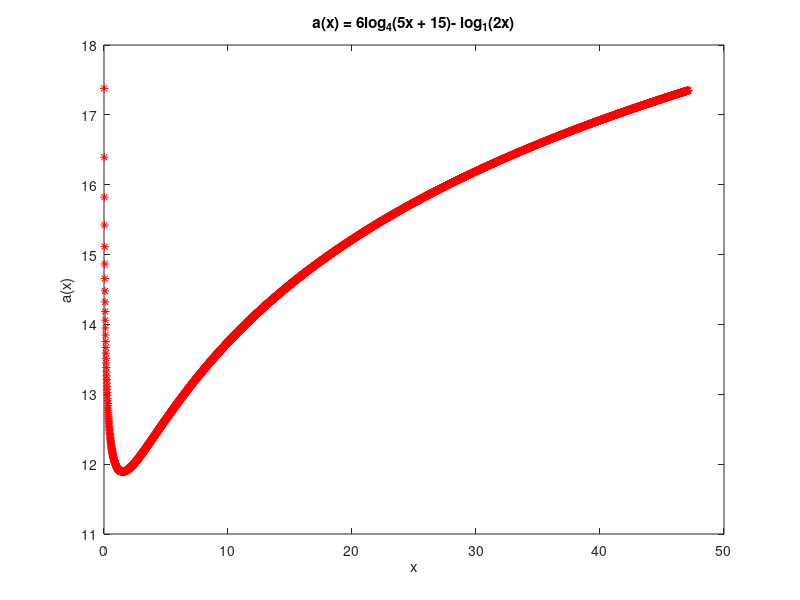
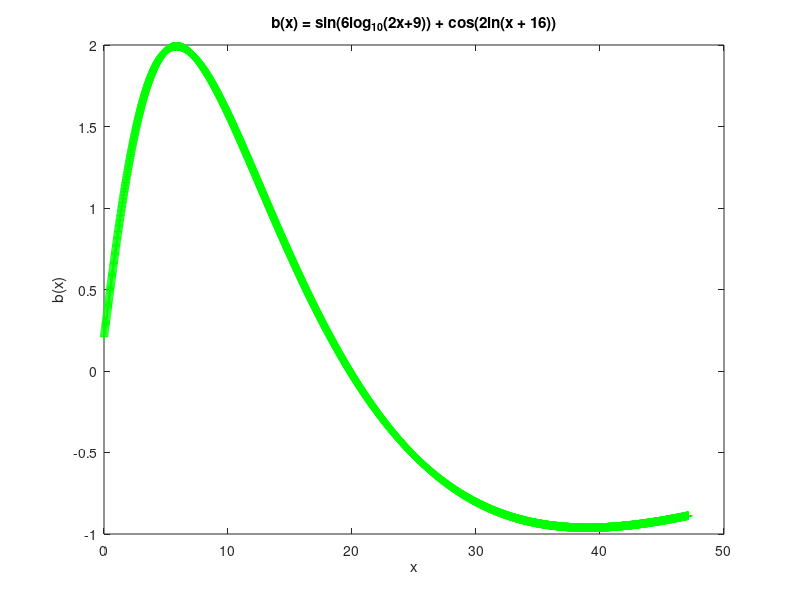
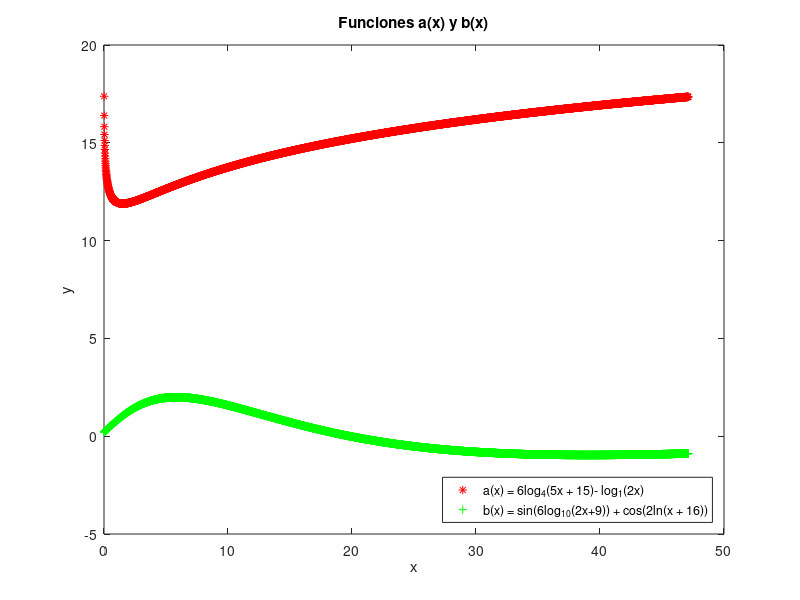
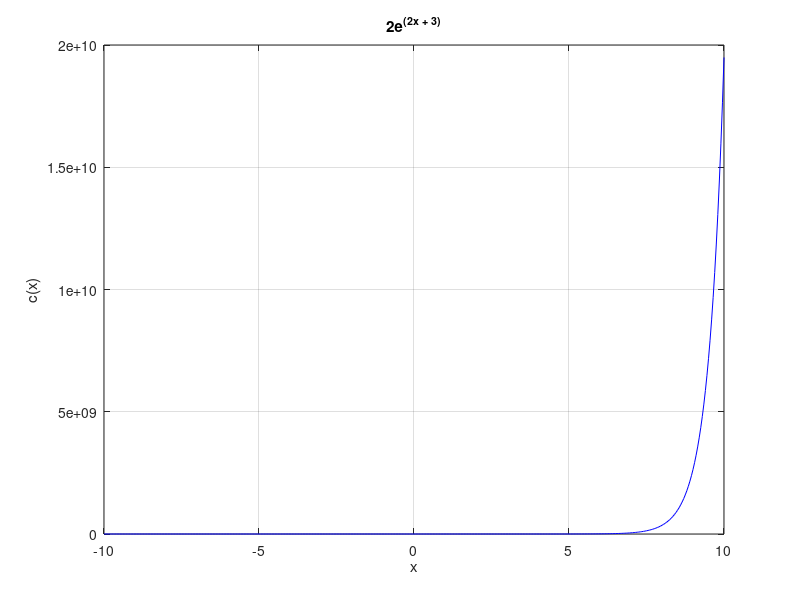

These figures' MATLAB source, in order:
% Puntos en X
x_1 = 0: .01: 15*pi;
% Funcion de logaritmo en base X
log_x = @(y,x) log(y)/log(x);

% Valores en Y de la primera funcion
a_x = 6*log_x(5*x_1 + 15, 4)- log_x(2*x_1, 2);
% Grafico de la funcion a
figure();
plot(x_1, a_x, 'r *');
title('a(x) = 6log_4(5x + 15)- log_1(2x)');
xlabel('x');
ylabel('a(x)');

% Valores en Y de la segunda funcion
b_x = sin(6*log10(2*x_1+9)) + cos(2*log(x_1 + 16));
% Grafico de la funcion b
figure();
plot(x_1, b_x, 'g +');
title('b(x) = sin(6log_{10}(2x+9)) + cos(2ln(x + 16))');
xlabel('x');
ylabel('b(x)');

% Grafico de ambas funciones
figure()
plot(x_1, a_x, 'r *', x_1, b_x, 'g +');
title('Funciones a(x) y b(x)');
xlabel('x');
ylabel('y');
legend({'a(x) = 6log_4(5x + 15)- log_1(2x)','b(x) = sin(6log_{10}(2x+9)) + cos(2ln(x + 16))'},'Location','southeast');

% Valores de X
x_2 = -10: .05: 10;

% Tercera funcion
c_x = 2*exp(2*x_2 + 3);
% Grafico funcion c
figure();
plot(x_2, c_x, 'b -');
title('2e^{(2x + 3)}');
xlabel('x');
ylabel('c(x)');
grid on;

% Grafico logaritmico funcion c
figure();
semilogy(x_2, c_x, 'b -');
title('2e^{(2x + 3)}');
xlabel('x');
ylabel('c(x)');
grid on;